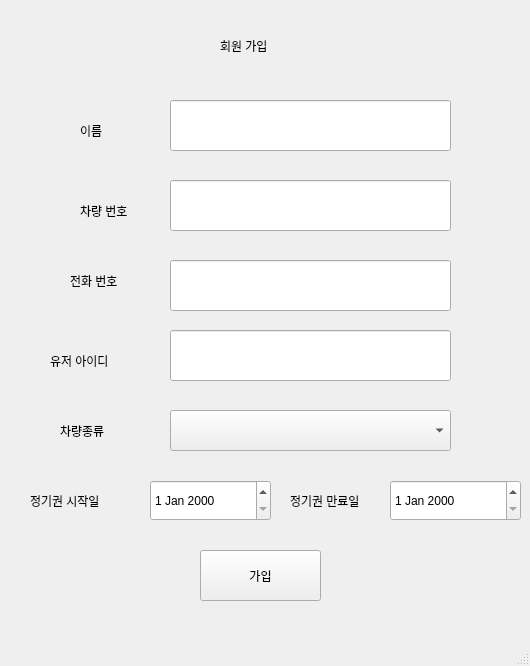
<?xml version="1.0" encoding="UTF-8"?>
<ui version="4.0">
 <class>MainWindow</class>
 <widget class="QMainWindow" name="MainWindow">
  <property name="geometry">
   <rect>
    <x>0</x>
    <y>0</y>
    <width>530</width>
    <height>666</height>
   </rect>
  </property>
  <property name="windowTitle">
   <string>MainWindow</string>
  </property>
  <widget class="QWidget" name="centralwidget">
   <widget class="QLineEdit" name="Editname">
    <property name="geometry">
     <rect>
      <x>170</x>
      <y>100</y>
      <width>281</width>
      <height>51</height>
     </rect>
    </property>
   </widget>
   <widget class="QLabel" name="label_3">
    <property name="geometry">
     <rect>
      <x>220</x>
      <y>30</y>
      <width>81</width>
      <height>31</height>
     </rect>
    </property>
    <property name="text">
     <string>회원 가입</string>
    </property>
   </widget>
   <widget class="QLabel" name="label_4">
    <property name="geometry">
     <rect>
      <x>80</x>
      <y>110</y>
      <width>101</width>
      <height>41</height>
     </rect>
    </property>
    <property name="text">
     <string>이름 </string>
    </property>
   </widget>
   <widget class="QPushButton" name="btnConfirm">
    <property name="geometry">
     <rect>
      <x>200</x>
      <y>550</y>
      <width>121</width>
      <height>51</height>
     </rect>
    </property>
    <property name="text">
     <string>가입</string>
    </property>
   </widget>
   <widget class="QLabel" name="label_5">
    <property name="geometry">
     <rect>
      <x>80</x>
      <y>190</y>
      <width>101</width>
      <height>41</height>
     </rect>
    </property>
    <property name="text">
     <string>차량 번호</string>
    </property>
   </widget>
   <widget class="QLabel" name="label_6">
    <property name="geometry">
     <rect>
      <x>70</x>
      <y>260</y>
      <width>101</width>
      <height>41</height>
     </rect>
    </property>
    <property name="text">
     <string>전화 번호</string>
    </property>
   </widget>
   <widget class="QLabel" name="label_7">
    <property name="geometry">
     <rect>
      <x>50</x>
      <y>340</y>
      <width>101</width>
      <height>41</height>
     </rect>
    </property>
    <property name="text">
     <string>유저 아이디</string>
    </property>
   </widget>
   <widget class="QLabel" name="label_8">
    <property name="geometry">
     <rect>
      <x>290</x>
      <y>480</y>
      <width>101</width>
      <height>41</height>
     </rect>
    </property>
    <property name="text">
     <string>정기권 만료일</string>
    </property>
   </widget>
   <widget class="QLineEdit" name="Editcarnum">
    <property name="geometry">
     <rect>
      <x>170</x>
      <y>180</y>
      <width>281</width>
      <height>51</height>
     </rect>
    </property>
   </widget>
   <widget class="QLineEdit" name="Editnum">
    <property name="geometry">
     <rect>
      <x>170</x>
      <y>260</y>
      <width>281</width>
      <height>51</height>
     </rect>
    </property>
   </widget>
   <widget class="QLineEdit" name="EditRFID">
    <property name="geometry">
     <rect>
      <x>170</x>
      <y>330</y>
      <width>281</width>
      <height>51</height>
     </rect>
    </property>
   </widget>
   <widget class="QLabel" name="label_9">
    <property name="geometry">
     <rect>
      <x>60</x>
      <y>410</y>
      <width>101</width>
      <height>41</height>
     </rect>
    </property>
    <property name="text">
     <string>차량종류</string>
    </property>
   </widget>
   <widget class="QComboBox" name="Editcategory">
    <property name="geometry">
     <rect>
      <x>170</x>
      <y>410</y>
      <width>281</width>
      <height>41</height>
     </rect>
    </property>
   </widget>
   <widget class="QDateEdit" name="EditEnd">
    <property name="geometry">
     <rect>
      <x>390</x>
      <y>480</y>
      <width>131</width>
      <height>41</height>
     </rect>
    </property>
   </widget>
   <widget class="QLabel" name="label_12">
    <property name="geometry">
     <rect>
      <x>30</x>
      <y>480</y>
      <width>101</width>
      <height>41</height>
     </rect>
    </property>
    <property name="text">
     <string>정기권 시작일</string>
    </property>
   </widget>
   <widget class="QDateEdit" name="EditStart">
    <property name="geometry">
     <rect>
      <x>150</x>
      <y>480</y>
      <width>121</width>
      <height>41</height>
     </rect>
    </property>
   </widget>
  </widget>
  <widget class="QStatusBar" name="statusbar"/>
 </widget>
 <resources/>
 <connections/>
</ui>
